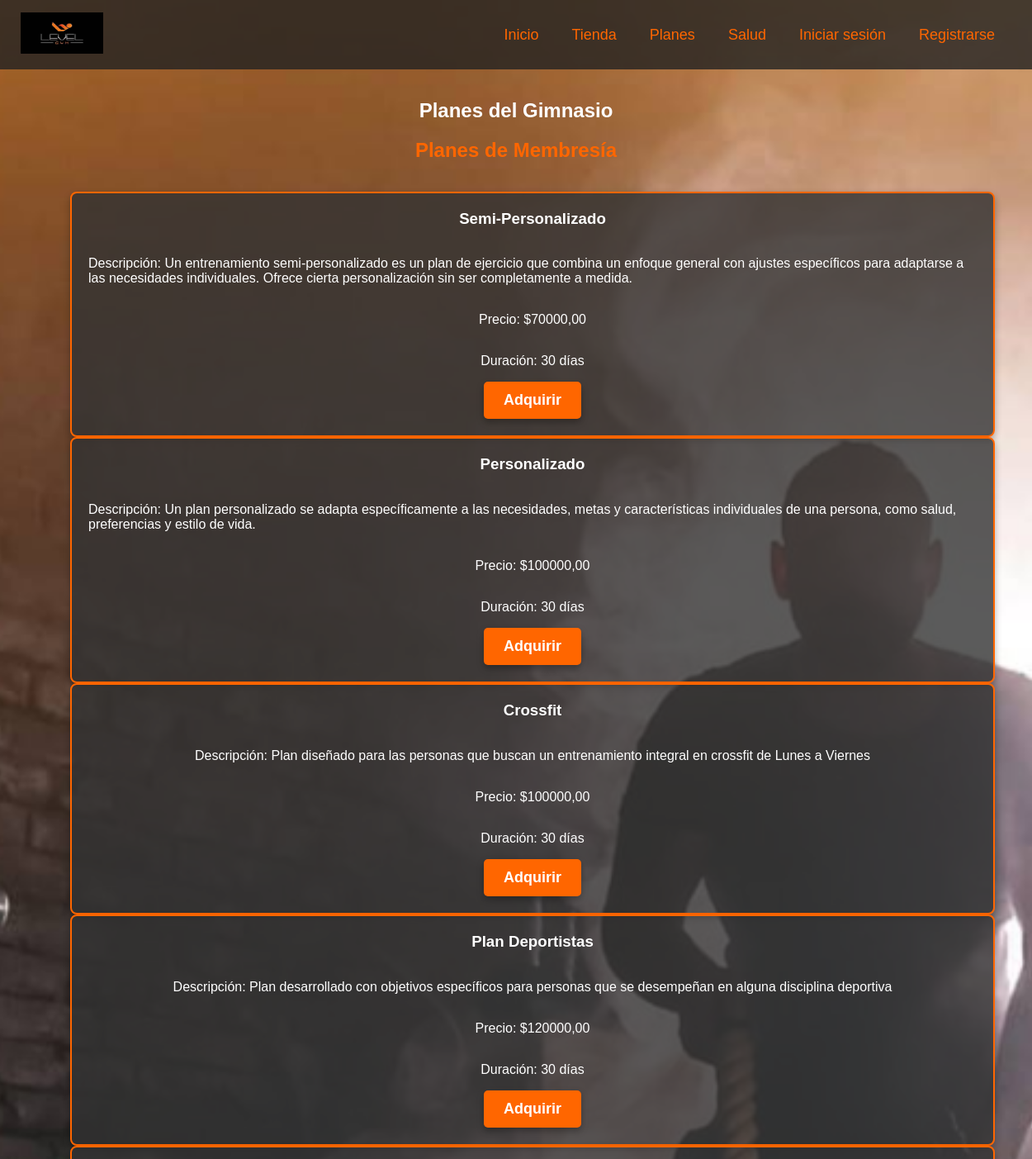
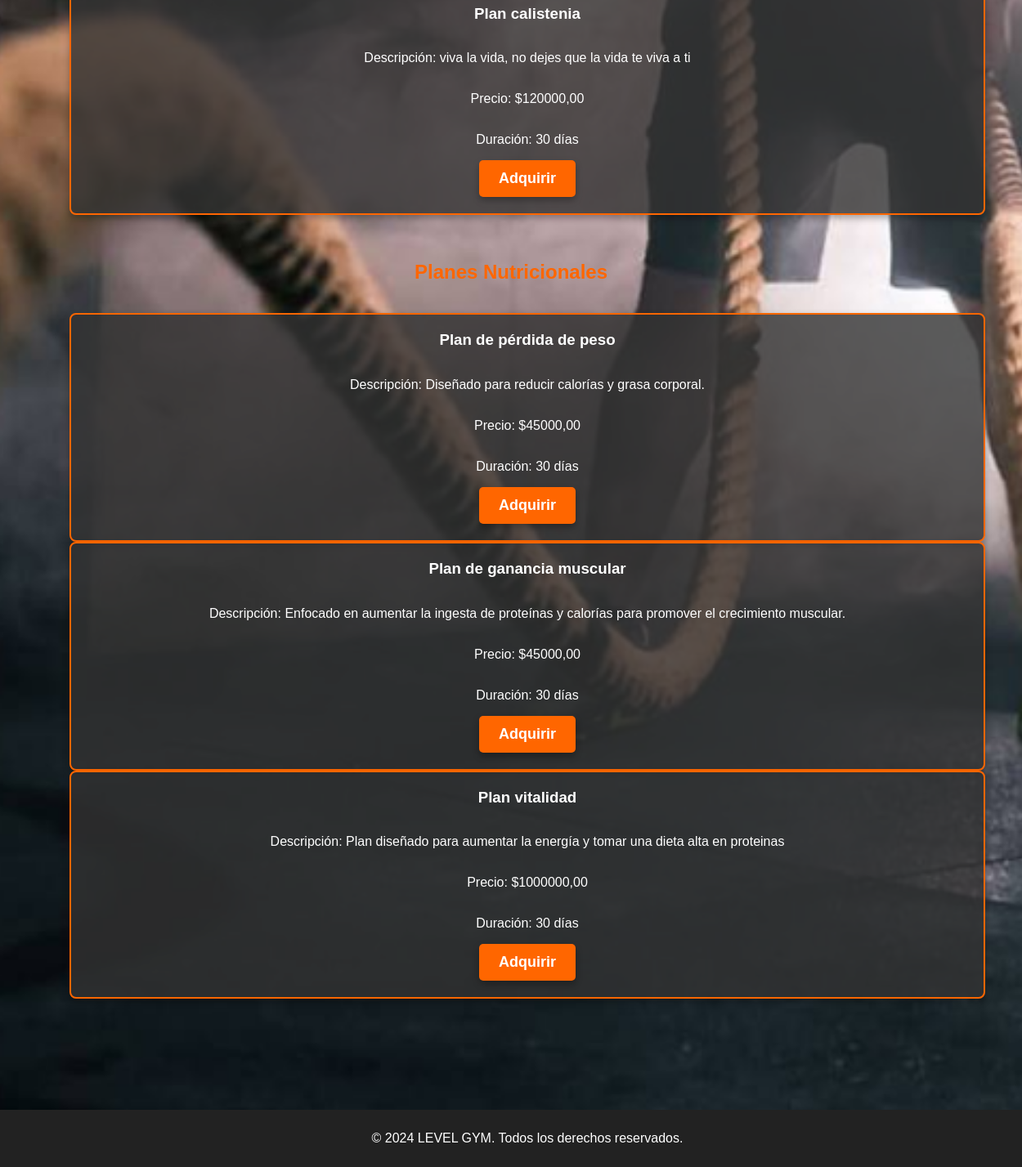
The page /planes/ on the database its author committed (2 pictures, top to bottom).
### gym/models.py (models this page shows, shortened)
class Plan(models.Model):
    nombre = models.CharField(max_length=100)
    descripcion = models.TextField()
    precio = models.DecimalField(max_digits=10, decimal_places=2)
    duracion = models.PositiveIntegerField(help_text="Duración en días")

class PlanNutricional(models.Model):
    nombre = models.CharField(max_length=100)
    descripcion = models.TextField()
    precio = models.DecimalField(max_digits=10, decimal_places=2)
    duracion = models.PositiveIntegerField(help_text="Duración en días")

### gym/views.py (the view)
# urls.py: path('planes/', views.planes, name='planes'),
def planes(request):
    planes = Plan.objects.all()
    planes_nutricionales = PlanNutricional.objects.all()
    return render(request, 'gym/planes.html', {'planes': planes, 'planes_nutricionales': planes_nutricionales})

### gym/templates/gym/planes.html (shortened to what this page needs)
{% load static %}
<!DOCTYPE html>
<html lang="es">
<head>
    <link rel="stylesheet" href="{% static 'css/planes.css' %}">
</head>
<body>
    <header>
        <nav>
            <div class="logo-container">
                <a href="{% url 'index' %}"><img src="{% static 'images/icono.jfif' %}" alt="" height="50" width="100"></a>
            </div>
            <ul>
                <li><a href="{% url 'index' %}">Inicio</a></li>
                <li><a href="{% url 'tienda' %}">Tienda</a></li>
                <li><a href="{% url 'planes' %}">Planes</a></li>
                <li><a href="{% url 'salud' %}">Salud</a></li>
                {% if user.is_authenticated %}
                    <li><a href="{% url 'logout' %}">Cerrar sesión</a></li>
                {% else %}
                    <li><a href="{% url 'login' %}">Iniciar sesión</a></li>
                    <li><a href="{% url 'register' %}">Registrarse</a></li>
                {% endif %}
            </ul>
        </nav>
    </header>
    <main>
        <section class="plans-container">
            <h1>Planes del Gimnasio</h1>
            <div class="plans-category">
                <h2>Planes de Membresía</h2>
                <div class="plans-group membership-plans">
                    {% if planes %}
                        <ul>
                            {% for plan in planes %}
                                <li>
                                    <h3>{{ plan.nombre }}</h3>
                                    <p>Descripción: {{ plan.descripcion }}</p>
                                    <p>Precio: ${{ plan.precio }}</p>
                                    <p>Duración: {{ plan.duracion }} días</p>
                                    <div class="buy-button-container">
                                        <a href="{% url 'adquirir_plan' plan.id %}" class="buy-button">Adquirir</a>
                                    </div>
                                </li>
                            {% endfor %}
                        </ul>
                    {% else %}
                        <p>No hay planes disponibles.</p>
                    {% endif %}
                </div>
            </div>
            <div class="plans-category">
                <h2>Planes Nutricionales</h2>
                <div class="plans-group nutritional-plans">
                    {% if planes_nutricionales %}
                        <ul>
                            {% for plan_nutricional in planes_nutricionales %}
                                <li>
                                    <h3>{{ plan_nutricional.nombre }}</h3>
                                    <p>Descripción: {{ plan_nutricional.descripcion }}</p>
                                    <p>Precio: ${{ plan_nutricional.precio }}</p>
                                    <p>Duración: {{ plan_nutricional.duracion }} días</p>
                                    <div class="buy-button-container">
                                        <a href="{% url 'adquirir_plan_nutricional' plan_nutricional.id %}" class="buy-button">Adquirir</a>
                                    </div>
                                </li>
                            {% endfor %}
                        </ul>
                    {% else %}
                        <p>No hay planes nutricionales disponibles.</p>
                    {% endif %}
                </div>
            </div>
        </section>
    </main>
    <footer>
        <p>&copy; 2024 LEVEL GYM. Todos los derechos reservados.</p>
    </footer>
</body>
</html>

### gym/static/css/planes.css (style rules this page uses)
body { background-color: #000; color: #fff; font-family: 'Arial', sans-serif; margin: 0; padding: 0; background-image: url('../images/index.png'); background-size: cover; background-position: center; background-attachment: fixed; min-height: 100vh; display: flex; flex-direction: column; }
header { background: rgba(34, 34, 34, 0.8); padding: 15px 0; position: fixed; width: 100%; top: 0; left: 0; z-index: 1000; display: flex; justify-content: center; align-items: center; }
nav { width: 100%; max-width: 1200px; display: flex; justify-content: space-between; align-items: center; }
.logo-container { flex: 1; }
nav ul { list-style: none; display: flex; justify-content: center; align-items: center; padding: 0; margin: 0; }
nav ul li { margin: 0 20px; }
nav ul li a { color: #ff6600; text-decoration: none; font-size: 18px; transition: color 0.3s ease, transform 0.3s ease; }
main { padding: 80px 20px 60px; max-width: 1200px; margin: 0 auto; flex: 1; text-align: center; }
.plans-container { margin: 0 auto; max-width: 1200px; padding: 20px; }
.plans-category { margin-bottom: 40px; }
.plans-category h2 { margin-top: 0; color: #ff6600; }
.plans-group { display: grid; grid-template-columns: repeat(auto-fit, minmax(300px, 1fr)); gap: 20px; justify-content: center; }
.plans-group li { background: rgba(51, 51, 51, 0.8); padding: 20px; border-radius: 8px; box-shadow: 0 4px 8px rgba(0, 0, 0, 0.3); border: 2px solid #ff6600; box-sizing: border-box; text-align: left; position: relative; overflow: hidden; display: flex; flex-direction: column; align-items: center; }
.plans-group h3 { margin-top: 0; }
.buy-button-container { text-align: center; margin-top: auto; }
.buy-button { display: inline-block; padding: 12px 24px; background-color: #ff6600; color: #fff; text-decoration: none; border-radius: 5px; font-size: 18px; font-weight: bold; transition: background-color 0.3s ease, transform 0.3s ease; border: none; cursor: pointer; box-shadow: 0 4px 8px rgba(0, 0, 0, 0.3); }
footer { background: #222; color: #fff; text-align: center; padding: 10px 20px; width: 100%; }

### rows shown on the page
Plan: nombre "Semi-Personalizado", descripcion "Un entrenamiento semi-personalizado es un plan de ejercicio que combina un enfoque general con ajustes específicos para adaptarse a las necesidades individuales. Ofrece cierta personalización sin ser completamente a medida.", precio "70000,00", duracion "30"
Plan: nombre "Personalizado", descripcion "Un plan personalizado se adapta específicamente a las necesidades, metas y características individuales de una persona, como salud, preferencias y estilo de vida.", precio "100000,00", duracion "30"
Plan: nombre "Crossfit", descripcion "Plan diseñado para las personas que buscan un entrenamiento integral en crossfit de Lunes a Viernes", precio "100000,00", duracion "30"
Plan: nombre "Plan Deportistas", descripcion "Plan desarrollado con objetivos específicos para personas que se desempeñan en alguna disciplina deportiva", precio "120000,00", duracion "30"
Plan: nombre "Plan calistenia", descripcion "viva la vida, no dejes que la vida te viva a ti", precio "120000,00", duracion "30"
PlanNutricional: nombre "Plan de pérdida de peso", descripcion "Diseñado para reducir calorías y grasa corporal.", precio "45000,00", duracion "30"
PlanNutricional: nombre "Plan de ganancia muscular", descripcion "Enfocado en aumentar la ingesta de proteínas y calorías para promover el crecimiento muscular.", precio "45000,00", duracion "30"
PlanNutricional: nombre "Plan vitalidad", descripcion "Plan diseñado para aumentar la energía y tomar una dieta alta en proteinas", precio "1000000,00", duracion "30"
